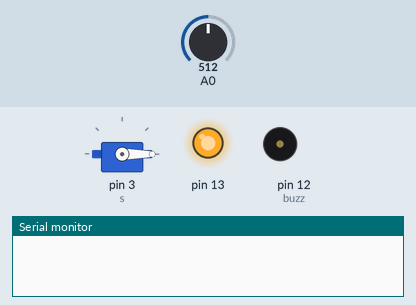
This sketch was run on a simulated Arduino Uno, built with avr-gcc and run on an emulated ATmega328P. Parts: servo, output pins drawn as LEDs (lit = HIGH), buzzer (waves = sounding), the last lines printed to the serial monitor. Inputs (shaded band) come from the test bench; at power-on: A0 = 512.

Above: at 0.1 s.
At 4.1 s:
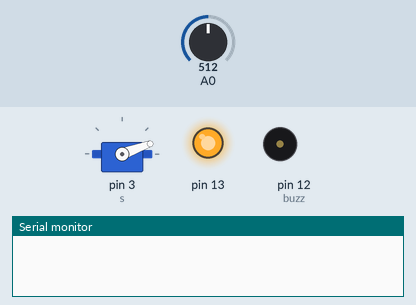
At 9.1 s:
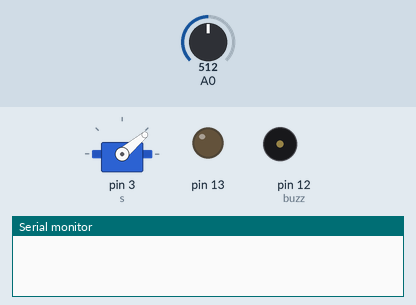
At 19.1 s:
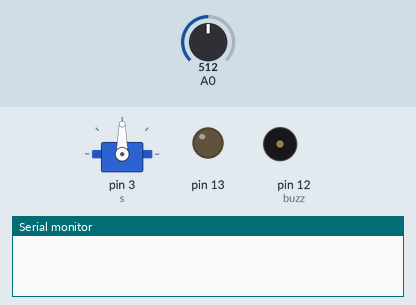
At 28.1 s:
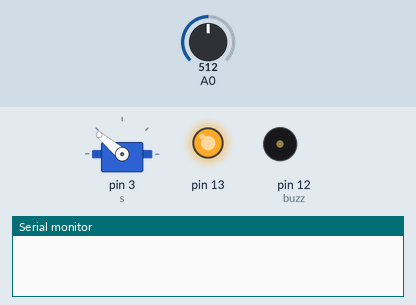
At 38.1 s:
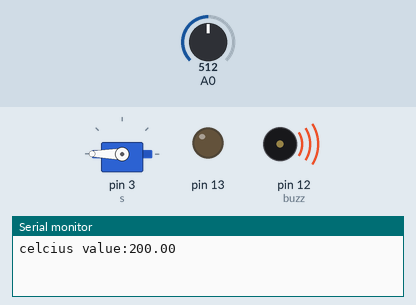
Timing chart, 0 to 39.6 s (numbered marks = the images above):
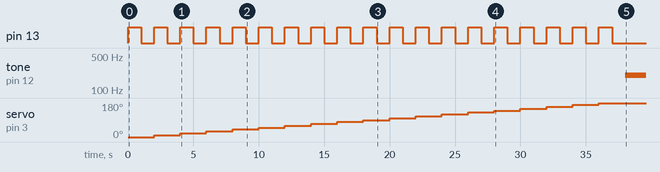

The sketch:

Nithishkumar_assignment_code.ino
```cpp
#include<Servo.h>
Servo s;
int buzz=12;
void setup()
{
  Serial.begin(9600);
  pinMode(13, OUTPUT);
  pinMode(buzz,OUTPUT);
  pinMode(4,INPUT);
  s.attach(3);
}

void loop()
{
  for(int i=0;i<=180;i=i+10)
  {
  s.write(i);
  digitalWrite(13, HIGH);
  delay(1000);
  digitalWrite(13, LOW);
  delay(1000);
  }
  for(int p=0;p<=180;p=p++)
  {
  double a = analogRead(A0);
  double c = (((a/1024*5)-0.5)*100);
  Serial.print("celcius value:");
  Serial.println(c);

  if(c>60)
  {
    tone(buzz,200);
    delay(250);
    noTone(buzz);
    tone(buzz,200);
    delay(250);
    tone(buzz,200);
    delay(250);
    noTone(buzz);
    tone(buzz,200);
    delay(250);
    noTone(buzz);
    }
  else

  delay(1000);
}
  int v = digitalRead(4);
  if(v==1)
  {
        Serial.println("motion detected");
        delay(1000);
  }
  else
  {
    Serial.println("motion not detected");
    delay(1000);
  }


}
```

Measured:
- by itself, pin 13: alternates HIGH for 1.0 s and LOW for 1.0 s, 38 changes in all, then stays LOW
- by itself, tone on pin 12 (buzz): silent → 200 Hz at 38.0 s
- by itself, servo on pin 3 (s): moves from 0° to 180° over 34.0 s
